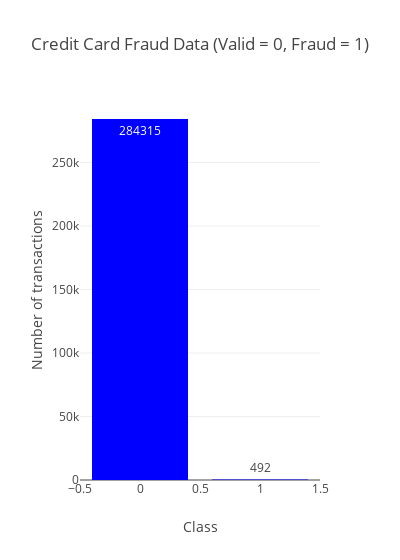

The notebook cell saved with this chart:
### Code cell
temp = data_df["Class"].value_counts()
df = pd.DataFrame({'Class': temp.index,'values': temp.values})

trace = go.Bar(
    x = df['Class'],y = df['values'],
    name="Credit Card Fraud Data (Valid = 0, Fraud = 1)",
    marker=dict(color="Blue"),
    text=df['values']
)
data = [trace]
layout = dict(title = 'Credit Card Fraud Data (Valid = 0, Fraud = 1)',
          xaxis = dict(title = 'Class', showticklabels=True), 
          yaxis = dict(title = 'Number of transactions'),
          hovermode = 'closest',width=400
         )
fig = dict(data=data, layout=layout)
iplot(fig, filename='class')

### Figure 1 — Plotly figure (JSON) as saved in the notebook; plotly's stock layout.template omitted (floating-point values rounded to 4 significant figures)
{"data": [{"marker": {"color": "Blue"}, "name": "Credit Card Fraud Data (Valid = 0, Fraud = 1)", "text": [284315, 492], "type": "bar", "uid": "d0cc8f47-625a-4d57-b2c5-384a1e09b267", "x": [0, 1], "y": [284315, 492]}], "layout": {"hovermode": "closest", "title": {"text": "Credit Card Fraud Data (Valid = 0, Fraud = 1)"}, "width": 400, "xaxis": {"showticklabels": true, "title": {"text": "Class"}}, "yaxis": {"title": {"text": "Number of transactions"}}}}
